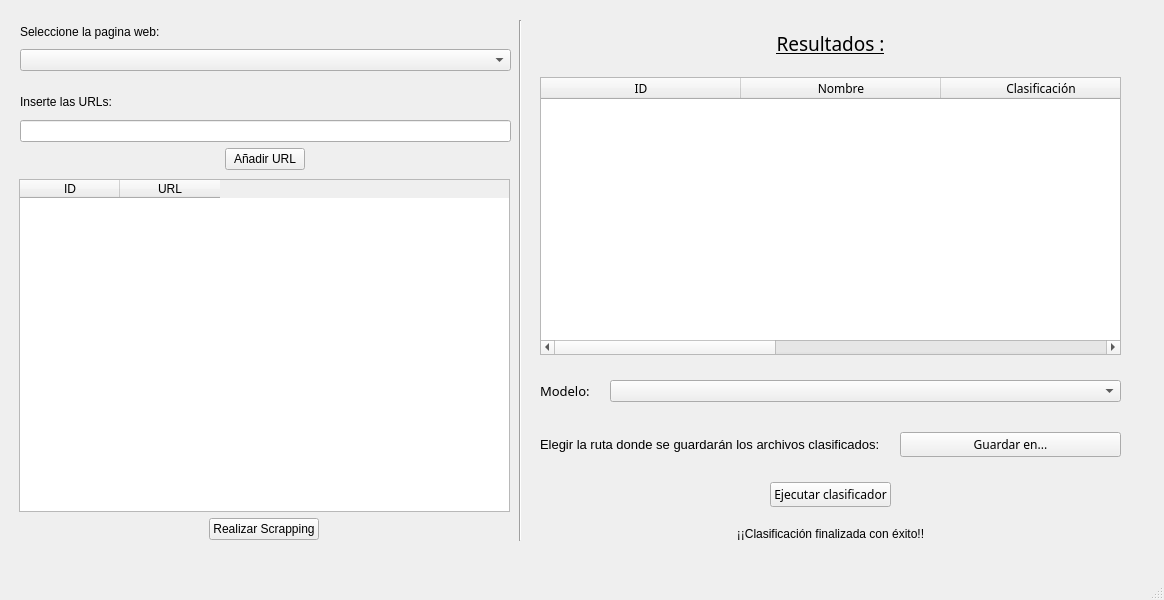
<?xml version="1.0" encoding="UTF-8"?>
<ui version="4.0">
 <class>MainWindow</class>
 <widget class="QMainWindow" name="MainWindow">
  <property name="geometry">
   <rect>
    <x>0</x>
    <y>0</y>
    <width>1164</width>
    <height>600</height>
   </rect>
  </property>
  <property name="windowTitle">
   <string>MainWindow</string>
  </property>
  <widget class="QWidget" name="centralwidget">
   <widget class="QWidget" name="verticalLayoutWidget">
    <property name="geometry">
     <rect>
      <x>20</x>
      <y>20</y>
      <width>491</width>
      <height>51</height>
     </rect>
    </property>
    <layout class="QVBoxLayout" name="verticalLayout">
     <item>
      <widget class="QLabel" name="label">
       <property name="text">
        <string>Seleccione la pagina web:</string>
       </property>
      </widget>
     </item>
     <item>
      <widget class="QComboBox" name="pages_combo"/>
     </item>
    </layout>
   </widget>
   <widget class="QWidget" name="verticalLayoutWidget_3">
    <property name="geometry">
     <rect>
      <x>20</x>
      <y>90</y>
      <width>491</width>
      <height>80</height>
     </rect>
    </property>
    <layout class="QVBoxLayout" name="verticalLayout_3">
     <item>
      <widget class="QLabel" name="label_2">
       <property name="text">
        <string>Inserte las URLs:</string>
       </property>
      </widget>
     </item>
     <item>
      <widget class="QLineEdit" name="url_line"/>
     </item>
     <item alignment="Qt::AlignHCenter">
      <widget class="QPushButton" name="addUrl_button">
       <property name="text">
        <string>Añadir URL</string>
       </property>
      </widget>
     </item>
    </layout>
   </widget>
   <widget class="QWidget" name="verticalLayoutWidget_4">
    <property name="geometry">
     <rect>
      <x>19</x>
      <y>179</y>
      <width>491</width>
      <height>361</height>
     </rect>
    </property>
    <layout class="QVBoxLayout" name="verticalLayout_4">
     <item>
      <widget class="QTableWidget" name="url_table">
       <column>
        <property name="text">
         <string>ID</string>
        </property>
       </column>
       <column>
        <property name="text">
         <string>URL</string>
        </property>
       </column>
      </widget>
     </item>
     <item alignment="Qt::AlignHCenter">
      <widget class="QPushButton" name="scrap_Button">
       <property name="text">
        <string>Realizar Scrapping</string>
       </property>
      </widget>
     </item>
    </layout>
   </widget>
   <widget class="QWidget" name="layoutWidget">
    <property name="geometry">
     <rect>
      <x>530</x>
      <y>20</y>
      <width>611</width>
      <height>521</height>
     </rect>
    </property>
    <layout class="QVBoxLayout" name="verticalLayout_5">
     <property name="spacing">
      <number>20</number>
     </property>
     <property name="leftMargin">
      <number>10</number>
     </property>
     <property name="topMargin">
      <number>10</number>
     </property>
     <property name="rightMargin">
      <number>20</number>
     </property>
     <item>
      <widget class="QLabel" name="label_5">
       <property name="sizePolicy">
        <sizepolicy hsizetype="Preferred" vsizetype="Fixed">
         <horstretch>0</horstretch>
         <verstretch>0</verstretch>
        </sizepolicy>
       </property>
       <property name="font">
        <font>
         <family>Questrial</family>
         <pointsize>14</pointsize>
         <underline>true</underline>
        </font>
       </property>
       <property name="text">
        <string>Resultados :</string>
       </property>
       <property name="alignment">
        <set>Qt::AlignCenter</set>
       </property>
      </widget>
     </item>
     <item>
      <widget class="QTableWidget" name="datos_seleccionados">
       <property name="sizePolicy">
        <sizepolicy hsizetype="Preferred" vsizetype="Expanding">
         <horstretch>0</horstretch>
         <verstretch>0</verstretch>
        </sizepolicy>
       </property>
       <property name="font">
        <font>
         <family>Questrial</family>
        </font>
       </property>
       <attribute name="horizontalHeaderDefaultSectionSize">
        <number>200</number>
       </attribute>
       <column>
        <property name="text">
         <string>ID</string>
        </property>
       </column>
       <column>
        <property name="text">
         <string>Nombre</string>
        </property>
       </column>
       <column>
        <property name="text">
         <string>Clasificación</string>
        </property>
       </column>
       <column>
        <property name="text">
         <string>Análisis del sentimiento</string>
        </property>
       </column>
       <column>
        <property name="text">
         <string>Subjetividad</string>
        </property>
       </column>
      </widget>
     </item>
     <item>
      <layout class="QHBoxLayout" name="horizontalLayout">
       <property name="topMargin">
        <number>5</number>
       </property>
       <property name="bottomMargin">
        <number>5</number>
       </property>
       <item>
        <widget class="QLabel" name="label_4">
         <property name="sizePolicy">
          <sizepolicy hsizetype="Fixed" vsizetype="Fixed">
           <horstretch>0</horstretch>
           <verstretch>0</verstretch>
          </sizepolicy>
         </property>
         <property name="font">
          <font>
           <family>Questrial</family>
           <pointsize>10</pointsize>
          </font>
         </property>
         <property name="text">
          <string>Modelo:</string>
         </property>
        </widget>
       </item>
       <item>
        <widget class="QComboBox" name="comboBox_modelos">
         <property name="sizePolicy">
          <sizepolicy hsizetype="Preferred" vsizetype="Fixed">
           <horstretch>0</horstretch>
           <verstretch>0</verstretch>
          </sizepolicy>
         </property>
         <property name="font">
          <font>
           <pointsize>9</pointsize>
          </font>
         </property>
        </widget>
       </item>
      </layout>
     </item>
     <item>
      <layout class="QHBoxLayout" name="horizontalLayout_4">
       <property name="topMargin">
        <number>5</number>
       </property>
       <property name="bottomMargin">
        <number>5</number>
       </property>
       <item>
        <widget class="QLabel" name="label_6">
         <property name="sizePolicy">
          <sizepolicy hsizetype="Preferred" vsizetype="Fixed">
           <horstretch>0</horstretch>
           <verstretch>0</verstretch>
          </sizepolicy>
         </property>
         <property name="font">
          <font>
           <pointsize>10</pointsize>
          </font>
         </property>
         <property name="text">
          <string>Elegir la ruta donde se guardarán los archivos clasificados:</string>
         </property>
        </widget>
       </item>
       <item>
        <widget class="QPushButton" name="save_button">
         <property name="font">
          <font>
           <family>Questrial</family>
           <pointsize>9</pointsize>
          </font>
         </property>
         <property name="text">
          <string>Guardar en...</string>
         </property>
         <property name="icon">
          <iconset>
           <normaloff>../Imagenes/Aplicar2.png</normaloff>../Imagenes/Aplicar2.png</iconset>
         </property>
         <property name="iconSize">
          <size>
           <width>25</width>
           <height>25</height>
          </size>
         </property>
        </widget>
       </item>
      </layout>
     </item>
     <item alignment="Qt::AlignHCenter">
      <widget class="QPushButton" name="boton_clasificador">
       <property name="font">
        <font>
         <family>Questrial</family>
         <pointsize>9</pointsize>
        </font>
       </property>
       <property name="text">
        <string>Ejecutar clasificador</string>
       </property>
       <property name="icon">
        <iconset>
         <normaloff>../Imagenes/Execute.png</normaloff>../Imagenes/Execute.png</iconset>
       </property>
       <property name="iconSize">
        <size>
         <width>25</width>
         <height>25</height>
        </size>
       </property>
      </widget>
     </item>
     <item>
      <widget class="QLabel" name="label_finalizado">
       <property name="sizePolicy">
        <sizepolicy hsizetype="Preferred" vsizetype="Fixed">
         <horstretch>0</horstretch>
         <verstretch>0</verstretch>
        </sizepolicy>
       </property>
       <property name="font">
        <font>
         <pointsize>9</pointsize>
        </font>
       </property>
       <property name="text">
        <string>¡¡Clasificación finalizada con éxito!!</string>
       </property>
       <property name="alignment">
        <set>Qt::AlignCenter</set>
       </property>
      </widget>
     </item>
    </layout>
   </widget>
   <widget class="Line" name="line">
    <property name="geometry">
     <rect>
      <x>510</x>
      <y>20</y>
      <width>20</width>
      <height>521</height>
     </rect>
    </property>
    <property name="orientation">
     <enum>Qt::Vertical</enum>
    </property>
   </widget>
  </widget>
  <widget class="QMenuBar" name="menubar">
   <property name="geometry">
    <rect>
     <x>0</x>
     <y>0</y>
     <width>1164</width>
     <height>21</height>
    </rect>
   </property>
  </widget>
  <widget class="QStatusBar" name="statusbar"/>
 </widget>
 <resources/>
 <connections/>
</ui>
